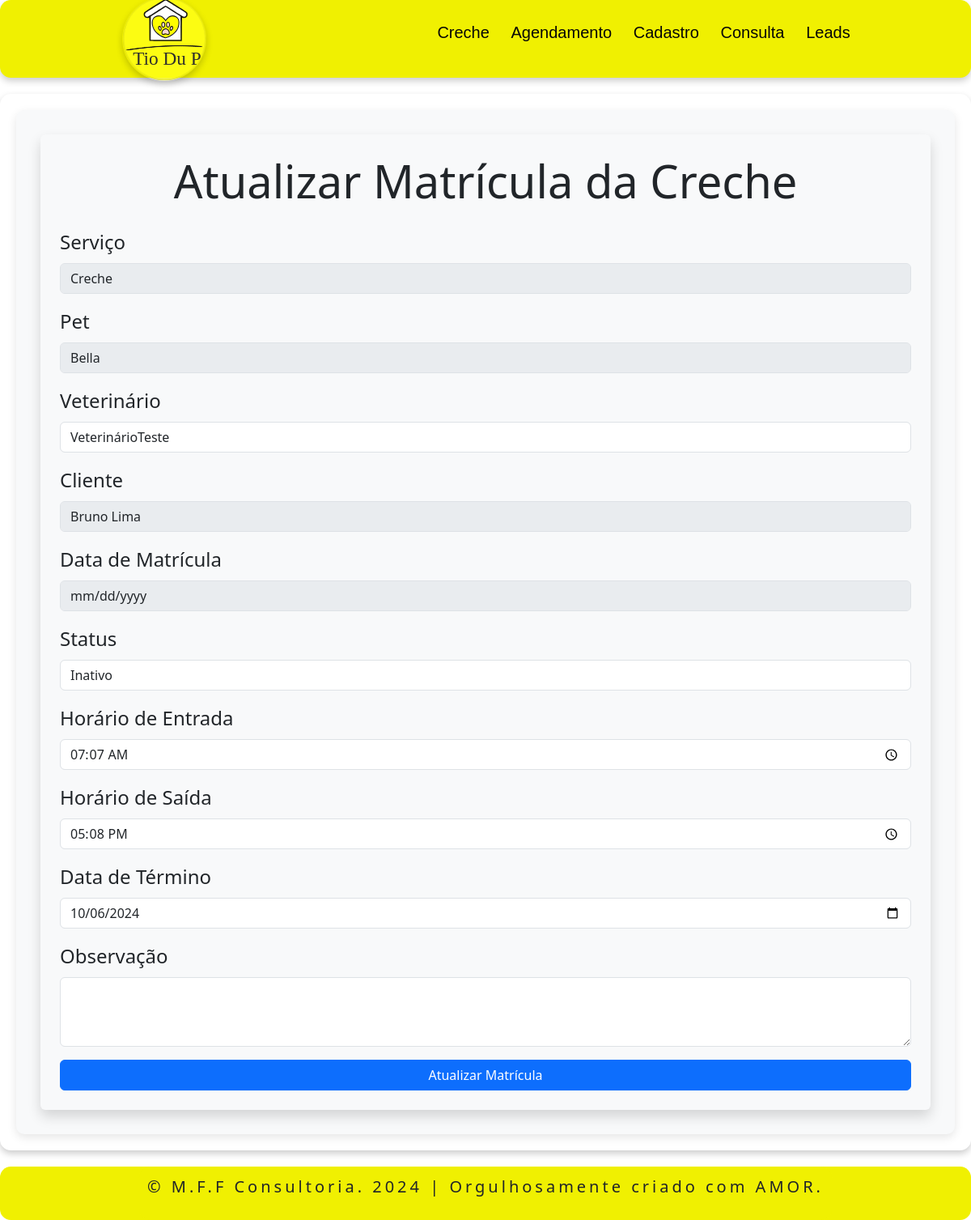
Page /office/matricula_atualizar_creche.php?id=1 on the committed database.
### tables this page shows
CREATE TABLE `matricula_creche` (
  `id` int(11) NOT NULL,
  `id_servico` int(11) DEFAULT NULL,
  `id_pet` int(11) DEFAULT NULL,
  `id_veterinario` int(11) DEFAULT NULL,
  `id_cliente` int(11) DEFAULT NULL,
  `data_matricula` date DEFAULT current_timestamp(),
  `status` varchar(20) DEFAULT NULL,
  `horario_entrada` time DEFAULT NULL,
  `horario_saida` time DEFAULT NULL,
  `data_fim` date DEFAULT NULL,
  `observacao` text DEFAULT NULL
);

CREATE TABLE `servico` (
  `id` int(10) NOT NULL,
  `servico` varchar(50) NOT NULL,
  `tipo` varchar(50) NOT NULL,
  `preco` decimal(10,2) NOT NULL
);

CREATE TABLE `pet` (
  `id` int(10) NOT NULL,
  `nome` varchar(50) NOT NULL,
  `sexo` varchar(50) NOT NULL,
  `especie` varchar(30) NOT NULL,
  `raca` varchar(50) DEFAULT NULL,
  `cor` varchar(50) DEFAULT NULL,
  `idade` int(3) DEFAULT NULL,
  `porte` varchar(20) DEFAULT NULL,
  `rga` varchar(50) DEFAULT NULL
);

CREATE TABLE `veterinario` (
  `id` int(10) NOT NULL,
  `nome` varchar(100) NOT NULL,
  `telefone` varchar(13) NOT NULL,
  `email` varchar(100) NOT NULL,
  `endereco` varchar(100) DEFAULT NULL,
  `numero` varchar(10) DEFAULT NULL,
  `complemento` varchar(20) DEFAULT NULL,
  `bairro` varchar(50) NOT NULL,
  `cep` varchar(10) NOT NULL,
  `cidade` varchar(50) NOT NULL,
  `estado` varchar(2) NOT NULL
);

CREATE TABLE `cliente` (
  `id` int(10) NOT NULL,
  `nome` varchar(100) NOT NULL,
  `cpf` varchar(14) NOT NULL,
  `telefone` varchar(13) NOT NULL,
  `email` varchar(100) NOT NULL,
  `endereco` varchar(100) DEFAULT NULL,
  `numero` varchar(10) DEFAULT NULL,
  `complemento` varchar(20) DEFAULT NULL,
  `bairro` varchar(50) NOT NULL,
  `cep` varchar(10) NOT NULL,
  `cidade` varchar(50) NOT NULL,
  `estado` varchar(2) NOT NULL
);

### office/matricula_atualizar_creche.php (the view, shortened to what this page needs)
<?php
include 'header.php';
$servername = "localhost";
$username = "root";
$password = "";
$dbname = "db_tiodupetservice";
$conexao = new mysqli($servername, $username, $password, $dbname);
if (isset($_GET['id'])) {
    $id = $_GET['id'];
    $sql = "
        SELECT mc.*, p.nome AS nome_pet, c.nome AS nome_cliente, v.nome AS nome_veterinario, s.servico AS nome_servico
        FROM matricula_creche mc
        JOIN pet p ON mc.id_pet = p.id
        JOIN cliente c ON mc.id_cliente = c.id
        JOIN veterinario v ON mc.id_veterinario = v.id
        JOIN servico s ON mc.id_servico = s.id
        WHERE mc.id = $id";
    $resultado = $conexao->query($sql);
    if ($resultado->num_rows > 0) {
        $dados = $resultado->fetch_assoc();
    } else {
        echo "Matrícula não encontrada.";
        exit();
    }
} else {
    echo "ID da matrícula não informado.";
    exit();
}
?>
<!DOCTYPE html>
<html lang="pt-br">
<head>
    <link href="https://cdn.jsdelivr.net/npm/bootstrap@5.3.3/dist/css/bootstrap.min.css" rel="stylesheet">
    <link rel="stylesheet" href="https://cdnjs.cloudflare.com/ajax/libs/font-awesome/4.7.0/css/font-awesome.min.css">
    <link rel="stylesheet" href="officestyle.css">
</head>
<body>
<section>
    <div class="container-centered">
        <div class="form-container">
            <div class="bg-light p-4 rounded shadow">
                <h1 class="text-center mb-4 display-4">Atualizar Matrícula da Creche</h1>
                <form action="matricula_atualizarAction_creche.php" method="post">
                    <div class="mb-3">
                        <label for="nome_servico" class="form-label">Serviço</label>
                        <input type="text" class="form-control" id="nome_servico" name="nome_servico" value="<?php echo $dados['nome_servico']; ?>" disabled>
                    </div>
                    <div class="mb-3">
                        <label for="nome_pet" class="form-label">Pet</label>
                        <input type="text" class="form-control" id="nome_pet" name="nome_pet" value="<?php echo $dados['nome_pet']; ?>" disabled>
                    </div>
                    <div class="mb-3">
                        <label for="nome_veterinario" class="form-label">Veterinário</label>
                        <input type="text" class="form-control" id="nome_veterinario" name="nome_veterinario" value="<?php echo $dados['nome_veterinario']; ?>">
                    </div>
                    <div class="mb-3">
                        <label for="nome_cliente" class="form-label">Cliente</label>
                        <input type="text" class="form-control" id="nome_cliente" name="nome_cliente" value="<?php echo $dados['nome_cliente']; ?>" disabled>
                    </div>
                    <div class="mb-3">
                        <label for="data_matricula" class="form-label">Data de Matrícula</label>
                        <input type="date" class="form-control" id="data_matricula" name="data_matricula" value="<?php echo $dados['data_matricula']; ?>" disabled>
                    </div>
                    <div class="mb-3">
                        <label for="status" class="form-label">Status</label>
                        <select class="form-control" id="status" name="status" required>
                            <option value="Inativo" <?php echo ($dados['status'] == 'Inativo') ? 'selected' : ''; ?>>Inativo</option>
                        </select>
                    </div>
                    <div class="mb-3">
                        <label for="horario_entrada" class="form-label">Horário de Entrada</label>
                        <input type="time" class="form-control" id="horario_entrada" name="horario_entrada" value="<?php echo $dados['horario_entrada']; ?>" required>
                    </div>
                    <div class="mb-3">
                        <label for="horario_saida" class="form-label">Horário de Saída</label>
                        <input type="time" class="form-control" id="horario_saida" name="horario_saida" value="<?php echo $dados['horario_saida']; ?>" required>
                    </div>
                    <div class="mb-3">
                        <label for="data_fim" class="form-label">Data de Término</label>
                        <input type="date" class="form-control" id="data_fim" name="data_fim" value="<?php echo $dados['data_fim']; ?>">
                    </div>
                    <div class="mb-3">
                        <label for="observacao" class="form-label">Observação</label>
                        <textarea class="form-control" id="observacao" name="observacao" rows="3"><?php echo $dados['observacao']; ?></textarea>
                    </div>
                    <div class="d-grid">
                        <button type="submit" class="btn btn-primary">Atualizar Matrícula</button>
                    </div>
                </form>
            </div>
        </div>
    </div>
</section>
</body>
<?php
include 'footer.php';
?>
</html>

### office/officestyle.css (style rules this page uses)
.container-centered { display: flex; justify-content: center; align-items: center; padding: 20px; margin: 20px auto; background-color: #fff; box-shadow: 0 4px 8px rgba(0, 0, 0, 0.2); border-radius: 10pt; font-size:x-large; }
.form-container { width: 100%; background-color: #f8f9fa; padding: 30px; border-radius: 10px; box-shadow: 0px 4px 12px rgba(0, 0, 0, 0.1); }

### office/header.php (style rules this page uses)
* { margin: 10; padding: 10; }

### rows in the picture
matricula_creche: nome_servico "Creche", nome_pet "Bella", nome_veterinario "VeterinárioTeste", nome_cliente "Bruno Lima", status "Inativo", horario_entrada "07:07:00", horario_saida "17:08:00", data_fim "10/06/2024"
